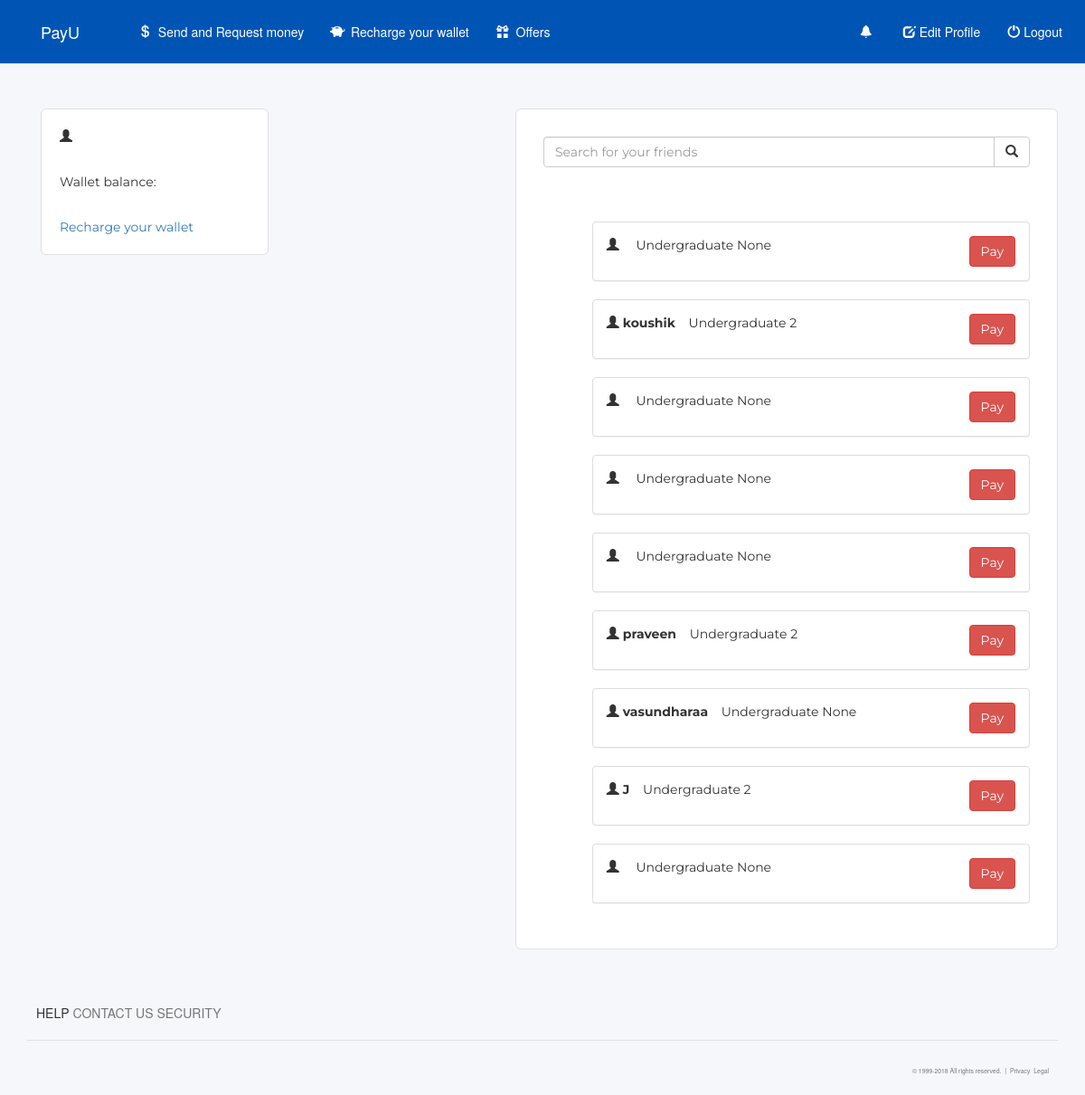
The app's page /dashboard/payments/ with its own data.
### dashboard/models.py (models this page shows, shortened)
class Profile(models.Model):
    user = models.OneToOneField(User, on_delete=models.CASCADE)
    year = models.PositiveSmallIntegerField(choices=YEAR_CHOICES,null=True,blank=True)
    role = models.PositiveSmallIntegerField(choices=ROLE_CHOICES, null=True, blank=True)
    picture=models.ImageField(upload_to='profile_image', default='static/dashboard/images/default-img.png')
    phone_number = models.CharField(max_length=10,
                                    validators=[
                                        RegexValidator(
                                            regex='^[1-9]{1}[0-9]{9}$',
                                            message='Enter a valid phone number',
                                            code='invalid_cell'
                                        ),
                                    ]
                                    )
    student_id=models.CharField(max_length=12, validators=[
                                                    RegexValidator(regex='^[S]{1}[0-9]{11}$',
                                                                   message='Enter a valid student id',
                                                                   code='invalid_cell'
                                                                   ),
    ])
    balance=models.IntegerField(default=0)
    card_id=models.CharField(null=True, max_length=30)
    email_confirmed = models.BooleanField(default=False)

### dashboard/views.py (the view)
# urls.py: path('payments/', views.payments, name='payments'),
def payments(request):
    all_users = Profile.objects.all()
    query=request.GET.get('q')
    if query:
        all_users = Profile.objects.all()
        all_users=Profile.objects.filter(user__first_name__icontains=query)
        if not all_users:
            all_users=Profile.objects.filter(phone_number__icontains=query)
    return render(request, 'dashboard/payments.html', {'all_users':all_users})

### dashboard/templates/dashboard/payments.html (shortened to what this page needs)
{% extends 'dashboard/base.html' %}
{% load static %}
{% block extrahead %}
    <link rel="stylesheet" type="text/css" href="{% static 'dashboard/style.css' %}"/>
{% endblock %}
{% block body %}
<br><br><br><br>
<div class="container">
<div class="row">
<div class="col-lg-12">
<div class="col-lg-3 divs" style="width: 21vw;margin-left: 15px;background-color: #fff;padding: 20px;">
    <p><span class="glyphicon glyphicon-user"></span> <strong>{{ user.username }}</strong></p><br>
    <p>Wallet balance: {{user.profile.balance }}</p><br>
    <a href="{% url 'recharge:recharge' %}">Recharge your wallet</a>
</div>
<div class="col-lg-6 divs" style="width: 50vw;float: right;">
<form method="get" action="{% url 'dashboard:payments' %}">
    <div class="input-group">
        <input type="text" class="form-control" name="q" value="" placeholder="Search for your friends" >
        <div class="input-group-btn">
            <button class="btn btn-default" type="submit">
                <i class="glyphicon glyphicon-search"></i>
            </button>
        </div>
    </div>
</form>
<br><br><br>
    {% for user in all_users %}
                    <form method="get" action="{% url 'dashboard:pay' %}">
          <div class="panel panel-default" style="width: 90%;margin-left: 130px;float: right;">
<div class="panel-body"><span class="glyphicon glyphicon-user"></span><strong> {{ user.user.first_name }}</strong>&nbsp&nbsp&nbsp Undergraduate {{ user.year }}
                  <input type="submit" class="btn btn-danger" style="float: right" value="Pay">
</div>
          </div></form>
    {% endfor %}
</div>
        </div>
        </div>
        </div>
{% endblock %}

### dashboard/templates/dashboard/base.html (shortened to what this page needs)
<!DOCTYPE html>
<html lang="en">
<head>
    {% load staticfiles %}
    <link rel="stylesheet" href="https://maxcdn.bootstrapcdn.com/bootstrap/3.3.7/css/bootstrap.min.css"/>
    <link rel="stylesheet" type="text/css" href="{% static 'recharge/recharge.css' %}"/>
    <link rel="stylesheet" type="text/css" href="{% static 'dashboard/style.css' %}"/>
    {% block extrahead %}
    {% endblock %}
</head>
<body>
    <nav class="navbar navbar-default navbar-fixed-top">
    <div class="container-fluid">
        <div class="navbar-header">
            <a class="navbar-brand" href="{% url 'dashboard:accounts' %}">PayU</a>
        </div>
        <div class="collapse navbar-collapse" id="topNavBar">
            <ul class="nav navbar-nav">
                <li class="">
                    <a href="{% url 'dashboard:payments' %}">
                        <span class="glyphicon glyphicon-usd" aria-hidden="true"></span>&nbsp;
                        Send and Request money
                    </a>
                </li>
                <li class="">
                    <a href="{% url 'recharge:recharge' %}">
                        <span class="glyphicon glyphicon-piggy-bank" aria-hidden="true"></span>&nbsp;
                        Recharge your wallet
                    </a>
                </li>
                <li class="">
                    <a href="{% url 'mess.offers' %}">
                        <span class="glyphicon glyphicon-gift" aria-hidden="true"></span>&nbsp;
                        Offers
                    </a>
                </li>
            </ul>
            <ul class="nav navbar-nav navbar-right">
                <li class="">
                    <a href="{%url 'trans:trans.many'%}">
                        <span class="glyphicon glyphicon-bell" aria-hidden="true"></span>&nbsp
                    </a>
                </li>
                <li class="">
                    <a href="{% url 'dashboard:edit_profile' %}">
                        <span class="glyphicon glyphicon-edit" aria-hidden="true"></span>&nbsp;Edit Profile
                    </a>
                </li>
                <li class="">
                    <a href="{% url 'dashboard:logout' %}">
                        <span class="glyphicon glyphicon-off" aria-hidden="true"></span>&nbsp;Logout
                    </a>
                </li>
            </ul>
        </div>
    </div>
</nav><br><br>
    {% block body %}
    {% endblock %}
<br><br>
<footer>
            <div class="container">
                <ul class="nav-list">
                    <li class="nav-list-item-left">
                        <a class="list-item text-muted" style="color: #333333">HELP</a>
                    </li>
                    <li class="nav-list-item-left">
                        <a class="list-item text-muted">CONTACT US</a>
                    </li>
                    <li class="nav-list-item-left">
                        <a class="list-item text-muted">SECURITY</a>
                    </li>
                </ul>
                <div class="col-lg-12" style="width:100%;background: #e0e0e0;height:1.2px"></div>
                <ul class="nav-list" style="float:right;">
                    <li class="nav-list-item-right">
                        <a class="list-item text-muted" style="font-size: .6875rem">© 1999-2018 All rights reserved.</a>
                    </li>
                    <li class="nav-list-item-right">
                        <a class="list-item text-muted" style="font-size: .6875rem">|</a>
                    </li>
                    <li class="nav-list-item-right">
                    <a class="list-item text-muted" style="font-size: .6875rem">Privacy</a>
                    </li>
                    <li class="nav-list-item-right">
                        <a class="list-item text-muted" style="font-size: .6875rem">Legal</a>
                    </li>
                </ul>
            </div>
</footer>
</body>
</html>

### dashboard/static/dashboard/style.css (style rules this page uses)
body { background-color: #f5f7fa; !important; }
.navbar { margin-bottom: 0px; }
.navbar-default { border-radius: 0; background-color: #0055b4 !important; padding: 10px; padding-left: 30px; }
.navbar-default .navbar-brand { color:white; !important; padding-right: 50px; }
.navbar-default .navbar-nav > li > a { color: white; !important; }
.nav-list { list-style-type: none; margin-top:10px; padding:10px; overflow: hidden; }
.nav-list-item-left { text-align: left; display: inline-block; transition: 0.3s; }
.nav-list-item-right { text-align: right; display: inline-block; transition: 0.3s; }
.divs { background-color: #fff; padding: 30px; font-family: 'Montserrat', sans-serif; border:1px #e0e0e0 solid; border-radius: 6px; }

### records on screen
Profile: year "None"
Profile: user.first_name "koushik", year "2"
Profile: year "None"
Profile: year "None"
Profile: year "None"
Profile: user.first_name "praveen", year "2"
Profile: user.first_name "vasundharaa", year "None"
Profile: user.first_name "J", year "2"
Profile: year "None"
